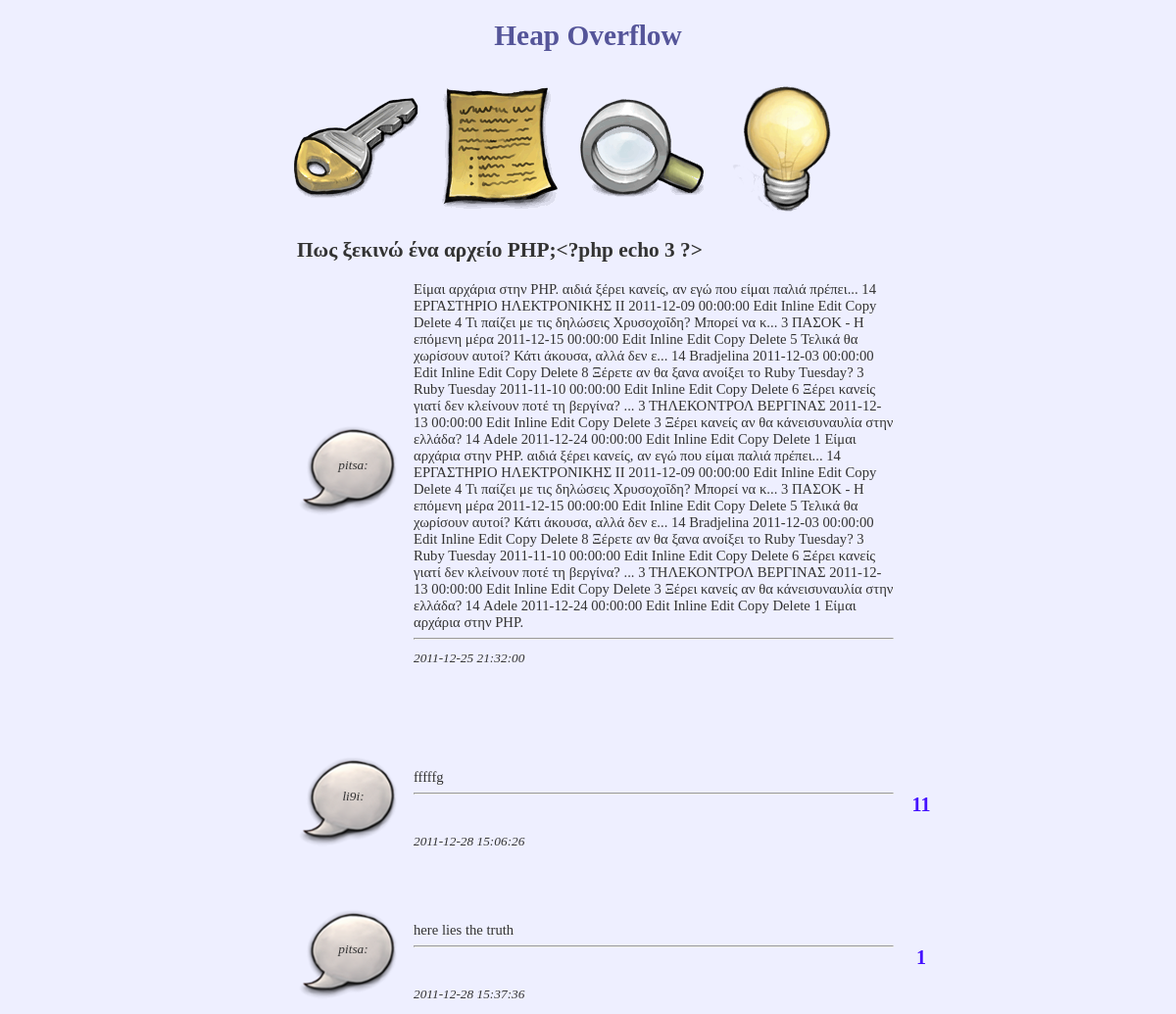
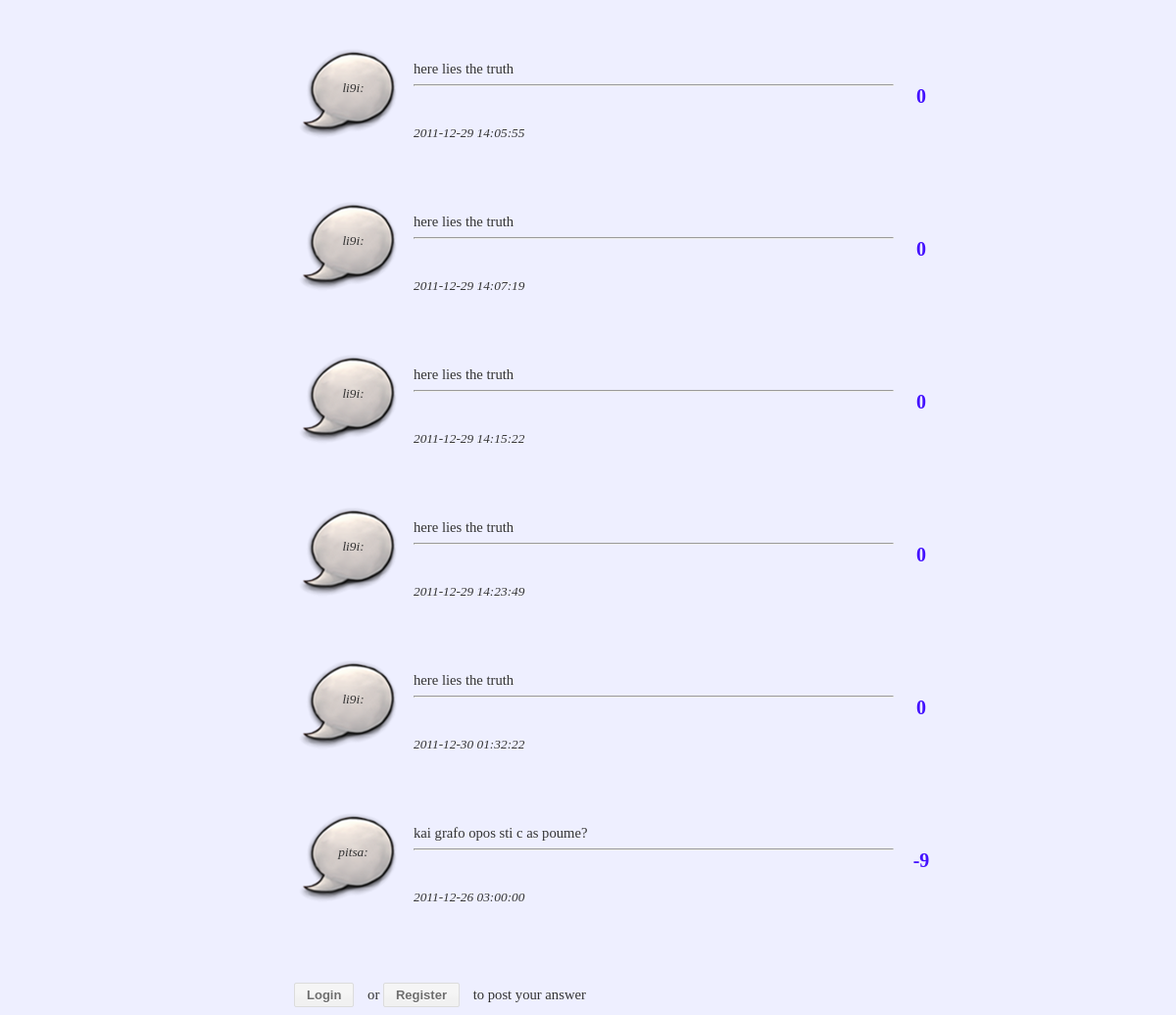
Page /topic.php?id=1 on the committed database (2 pictures, top to bottom).
### tables this page shows
CREATE TABLE IF NOT EXISTS `topic` (
  `id` int(11) NOT NULL AUTO_INCREMENT,
  `question` text NOT NULL,
  `usr_id` int(11) NOT NULL,
  `title` varchar(80) NOT NULL,
  `created` timestamp NOT NULL DEFAULT CURRENT_TIMESTAMP ON UPDATE CURRENT_TIMESTAMP,
  PRIMARY KEY (`id`)
);

CREATE TABLE IF NOT EXISTS `user` (
  `id` int(11) NOT NULL AUTO_INCREMENT,
  `username` varchar(10) NOT NULL,
  `password` varchar(50) NOT NULL,
  `email` varchar(100) NOT NULL,
  `admin` bit(1) NOT NULL DEFAULT b'0',
  PRIMARY KEY (`id`)
);

CREATE TABLE IF NOT EXISTS `answer` (
  `id` int(11) NOT NULL AUTO_INCREMENT,
  `tpc_id` int(11) NOT NULL,
  `usr_id` int(11) NOT NULL,
  `answer` text NOT NULL,
  `created` timestamp NOT NULL DEFAULT CURRENT_TIMESTAMP,
  `vote` int(11) NOT NULL DEFAULT '0',
  PRIMARY KEY (`id`)
);

### topic.php (the view, shortened to what this page needs)
<?php
    include "header.php";
?>
	<?php
    if(isset($_SESSION['id']))
	{
		echo 'You are logged in as '.htmlspecialchars($_SESSION['username']);
		if(isset($_SESSION['priv']))
		{
			if ($_SESSION['priv']) include 'admin.php';
		}
		include 'buttons_logged_in.php';
    }
    else
	{
		include 'buttons_logged_out.php';
    }
            ?><div class="success">Congrats! Changes have been made successfully :)</div><?php
        ?><div class="error">You cannot submit an empty answer!</div><?php
		if (isset($_GET['id']))
		{
			if (filter_var($_GET['id'], FILTER_VALIDATE_INT))
			{
				$tpc_id=$_GET['id'];
				$tpc_exists=mysql_query("select count(*) num_tpc from topic where id=".$tpc_id);
				$row_tpc = mysql_fetch_assoc($tpc_exists);
				if ($row_tpc['num_tpc']==1)
				{
				$topic=mysql_query("select * from topic,user where topic.usr_id=user.id and topic.id=$tpc_id");
				$answers=mysql_query("select answer.id ans_id, answer.tpc_id tpc_id, answer.usr_id a_usr_id, answer.answer, answer.created created, answer.vote vote, user.id u_usr_id, user.username username, user.admin admin
				from answer, user where answer.usr_id=user.id and tpc_id=$tpc_id order by vote desc, created");
?>
		<div id="pinakas">
		<form action="edit_delete_q_a.php" method="post">
		<table>
<?php
		while ($row = mysql_fetch_assoc($topic))
		{
?>
		<tr>
			<td colspan = "3">
			<div id="q_title"><?php echo htmlspecialchars($row["title"]);?></div></td>
		</tr>
		<tr>
			<td rowspan="2"><div id="q_user"><?php echo htmlspecialchars($row["username"]).':';?></div></td>
			<td colspan = "2">
			<div id="q_question"><?php echo htmlspecialchars($row["question"]);?></div>
			<hr/>
			</td>
		</tr>
		<tr>
			<td height="0">
			<div id="q_created"><?php echo $row["created"]; ?></div>
			</td>
		</tr>
<?php
		};
?>
		</table>
			</form>
	</div>
	<?php
	while ($row = mysql_fetch_assoc($answers)) {
	?>
	<div id="pinakas_2">
	<form action="edit_delete_q_a.php" method="post">
	<table>
	<tr>
		<td rowspan="2"><div id="a_user"><?php echo htmlspecialchars($row["username"]).':';?></div></td>
		<td colspan = "2">
			<div id="a_answer"><?php echo htmlspecialchars($row["answer"]);?></div>
			<hr/>
		</td>
		<td rowspan="2">
			<div id="votes"><?php echo $row["vote"];?></div>
		</td>
	</tr>
	<tr>
		<td>
			<div id="a_created"><?php echo $row["created"]; ?></div>
		</td>
	</tr>
	</table>
	</form>
	</div>
	<?php
		};
	?>
	<?php
		}
		else
		{
			header("Location: topics.php");
		}
	}
	else
	{
		header("Location: topics.php");
	}
	}
	else
	{
		header("Location: topics.php");
	}
    if(!isset($_SESSION['id']))
	{
	?>
	<br /><a href="login.php" class="button">Login</a>
	<span>or</span>
	<a href="register.php" class="button">Register</a>
	<span>to post your answer</span>
	<?php
	}
	?>
	<?php
    include "footer.php";
	?>

### header.php (shortened to what this page needs)
<!DOCTYPE html PUBLIC "-//W3C//DTD XHTML 1.0 Strict//EN"
    "http://www.w3.org/TR/xhtml1/DTD/xhtml1-strict.dtd">
	<html xmlns="http://www.w3.org/1999/xhtml" xml:lang="el" lang="el">
    <head>
        <link rel="stylesheet" type="text/css" href="style.css" />
    </head>
    <body>
        <div class="universe">
            <h1><a href="index.php">Heap Overflow</a></h1>
            <div class="content">

### buttons_logged_out.php
<div id="buttons">
	<div id="key">
		<FORM action="login.php" method="post">
			<INPUT TYPE="image" VALUE="Login" src="images/login.png" class="login">
		</FORM>
	</div>
	<div id="register">
		<FORM action="register.php" method="post">
			<INPUT TYPE="image" VALUE="Register" src="images/register.png" class="register">
		</FORM>
	</div>
	<div id="view_topics">
		<FORM action="topics.php" method="post">
			<INPUT TYPE="image" VALUE="View Topics" src="images/view_topics.png" class="view_topics">
		</FORM>
	</div>
	<div id="help">
		<FORM action="help.php" method="post">
			<INPUT TYPE="image" VALUE="Help" src="images/help.png" class="help">
		</FORM>
	</div>
</div>

### footer.php
            </div>
        </div>
    </body>
</html>

### style.css (style rules this page uses)
.universe { width: 600px; margin: auto; }
h1 { margin-bottom: 15px; }
h1 a { text-decoration: none; color: #559; font-family: Candara, Calibri; }
div.universe h1 { text-align:center; }
div#buttons { height:150px; margin:auto; }
div#key, div#view_topics { float:left; border-top:0px; border-bottom: 0px; text-align:justify; padding-top:20px; }
div#view_topics, div#logout,div#register, div#create_topic { float:left; text-align:justify; margin:auto; padding-top:20px; padding-left:18px; }
div#help { float:left; border-top:0px; border-bottom: 0px; padding-left:18px; padding-top:20px; margin:auto; }
div#q_title { font-size:16pt; font-weight:bold; margin-bottom:15px; margin-top:20px; word-wrap:break-word; width:594; }
div#q_user, div#a_user { height:110px; width:115px; font-style:italic; background-image:url('images/bubble.png'); text-align:center; line-height:700%; font-size:10pt; background-repeat:no-repeat; }
div#a_created { font-style:italic; text-align:left; font-size:10pt; }
div#q_created { font-style:italic; text-align:left; font-size:10pt; }
div#pinakas { margin-bottom:80px; clear:both; }
div#pinakas_2 { margin-bottom:40px; }
div#a_answer, div#q_question { width:490px; word-wrap:break-word; }
div#votes { text-align:center; font-size:15pt; font-weight:bold; color:#4411ff; }
div#votes { min-width:48px; }
a.button, input.button, input.button_send { color: #6e6e6e; font: bold 13px Candara, Helvetica, Arial, sans-serif; text-decoration: none; padding: 4px 12px; position: relative; display: inline-block; text-shadow: 0 1px 0 #fff; -webkit-transition: border-color .218s; -moz-transition: border .218s; -o-transition: border-color .218s; transition: border-color .218s; background: #f3f3f3; background: -webkit-gradient(linear,0% 40%,0% 70%,from(#F5F5F5),to(#F1F1F1)); background: -moz-linear-gradient(linear,0% 40%,0% 70%,from(#F5F5F5),to(#F1F1F1)); border: solid 1px #dcdcdc; border-radius: 2px; -webkit-border-radius: 2px; -moz-border-radius: 2px; margin-right: 10px; margin-top: 10px; }

### rows in the picture
topic: title "Πως ξεκινώ ένα αρχείο PHP;<?php echo 3 ?>", user.username "pitsa", question "Είμαι αρχάρια στην PHP. αιδιά ξέρει κανείς, αν εγώ που είμαι παλιά πρέπει... 14 ΕΡΓΑΣΤΗΡΙΟ ΗΛΕΚΤΡΟΝΙΚΗΣ ΙΙ 2011-12-09 00:00:00 Edit Inline Edit Copy Delete 4 Τι παίζει με τις δηλώσεις Χρυσοχοΐδη? Μπορεί να κ... 3 ΠΑΣΟΚ - Η επόμενη μέρα 2011-12-15 00:00:00 Edit Inline Edit Copy Delete 5 Τελικά θα χωρίσουν αυτοί? Κάτι άκουσα, αλλά δεν ε... 14 Bradjelina 2011-12-03 00:00:00 Edit Inline Edit Copy Delete 8 Ξέρετε αν θα ξανα ανοίξει το Ruby Tuesday? 3 Ruby Tuesday 2011-11-10 00:00:00 Edit Inline Edit Copy Delete 6 Ξέρει κανείς γιατί δεν κλείνουν ποτέ τη βεργίνα? ... 3 ΤΗΛΕΚΟΝΤΡΟΛ ΒΕΡΓΙΝΑΣ 2011-12-13 00:00:00 Edit Inline Edit Copy Delete 3 Ξέρει κανείς αν θα κάνεισυναυλία στην ελλάδα? 14 Adele…", created "2011-12-25 21:32:00"
answer: user.username "li9i", answer "fffffg", vote "11", created "2011-12-28 15:06:26"
answer: user.username "pitsa", answer "here lies the truth", vote "1", created "2011-12-28 15:37:36"
answer: user.username "li9i", answer "here lies the truth", vote "0", created "2011-12-29 14:05:55"
answer: user.username "li9i", answer "here lies the truth", vote "0", created "2011-12-29 14:07:19"
answer: user.username "li9i", answer "here lies the truth", vote "0", created "2011-12-29 14:15:22"
answer: user.username "li9i", answer "here lies the truth", vote "0", created "2011-12-29 14:23:49"
answer: user.username "li9i", answer "here lies the truth", vote "0", created "2011-12-30 01:32:22"
answer: user.username "pitsa", answer "kai grafo opos sti c as poume?", vote "-9", created "2011-12-26 03:00:00"
